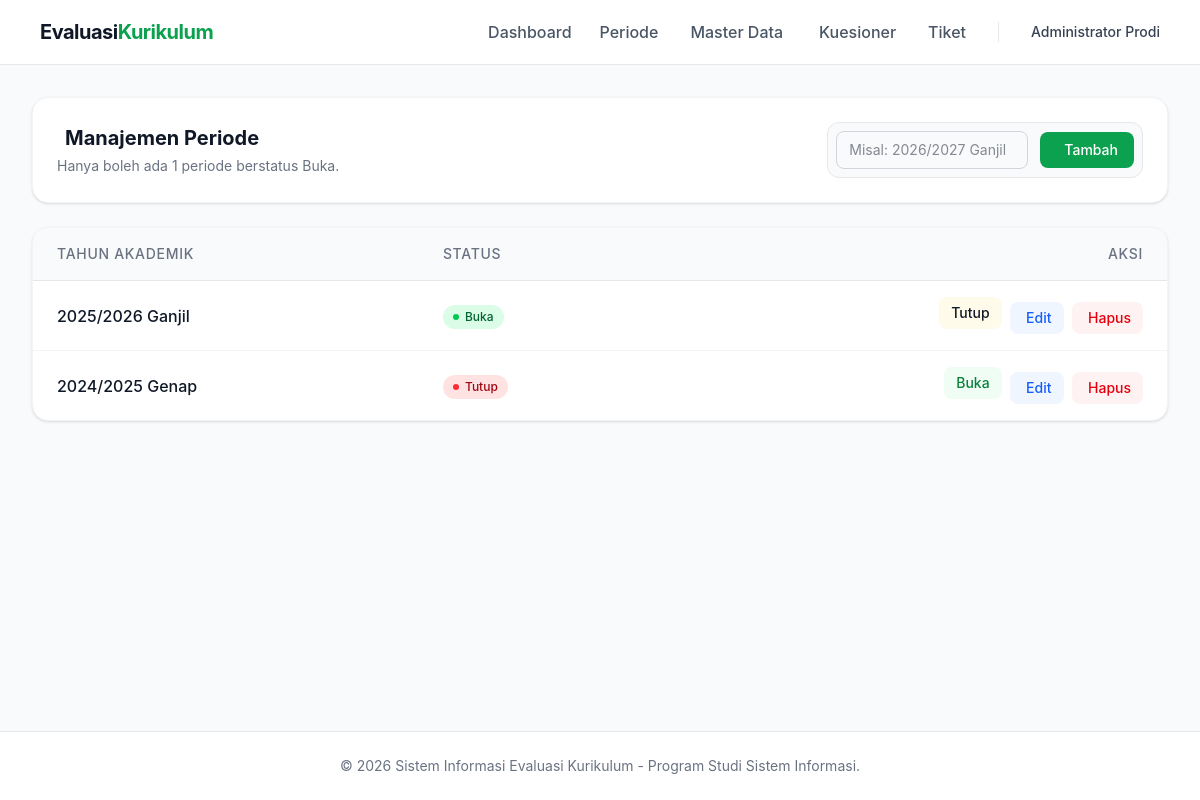
The app's page /admin/periode.php (signed in) with its own data.
### tables this page shows
CREATE TABLE `periode_evaluasi` (
  `id` int(11) NOT NULL AUTO_INCREMENT,
  `tahun_akademik` varchar(50) DEFAULT NULL,
  `status` enum('draft','buka','tutup') DEFAULT 'draft',
  `dibuat_pada` timestamp NOT NULL DEFAULT current_timestamp(),
  PRIMARY KEY (`id`)
);

### includes/helpers.php (called while the page is built, shortened)
<?php
function escape($string) {
    return htmlspecialchars($string ?? '', ENT_QUOTES, 'UTF-8');
}
?>

### admin/periode.php (the view, shortened to what this page needs)
<?php
require_once '../config/database.php';
require_once '../includes/helpers.php';
$stmt = $pdo->query("SELECT * FROM periode_evaluasi ORDER BY dibuat_pada DESC");
$periode_list = $stmt->fetchAll();
require_once '../includes/header.php';
?>
<div class="bg-white rounded-2xl shadow-sm border border-gray-100 p-6 mb-6">
    <div class="flex flex-col md:flex-row md:items-center justify-between gap-4">
        <div>
            <h2 class="text-xl font-bold text-gray-900 flex items-center gap-2"><i class="ph ph-calendar-blank text-brand-500"></i> Manajemen Periode</h2>
            <p class="text-sm text-gray-500 mt-1">Hanya boleh ada 1 periode berstatus Buka.</p>
        </div>
        <form action="" method="POST" class="flex items-center gap-3 bg-gray-50 p-2 rounded-xl border border-gray-200">
            <input type="text" name="tahun_akademik" class="px-3 py-2 border border-gray-300 rounded-lg text-sm focus:ring-2 focus:ring-brand-500 focus:border-brand-500 outline-none w-48" placeholder="Misal: 2026/2027 Ganjil" required>
            <button type="submit" class="bg-brand-500 hover:bg-brand-600 text-white px-4 py-2 rounded-lg text-sm font-medium transition-colors flex items-center gap-2 whitespace-nowrap">
                <i class="ph ph-plus-circle"></i> Tambah
            </button>
        </form>
    </div>
</div>
<div class="bg-white rounded-2xl shadow-sm border border-gray-100 overflow-hidden">
    <div class="overflow-x-auto">
        <table class="w-full text-left border-collapse">
            <thead>
                <tr class="bg-gray-50 border-b border-gray-200 text-sm text-gray-500 uppercase tracking-wider">
                    <th class="px-6 py-4 font-medium">Tahun Akademik</th>
                    <th class="px-6 py-4 font-medium">Status</th>
                    <th class="px-6 py-4 font-medium text-right">Aksi</th>
                </tr>
            </thead>
            <tbody class="divide-y divide-gray-100">
                <?php foreach ($periode_list as $p): ?>
                    <tr class="hover:bg-gray-50 transition-colors">
                        <td class="px-6 py-4 text-gray-900 font-medium"><?= escape($p['tahun_akademik']) ?></td>
                        <td class="px-6 py-4">
                            <?php if ($p['status'] === 'buka'): ?>
                                <span class="inline-flex items-center gap-1.5 px-2.5 py-1 rounded-full text-xs font-medium bg-green-100 text-green-800">
                                    <span class="w-1.5 h-1.5 rounded-full bg-green-500"></span> Buka
                                </span>
                            <?php elseif ($p['status'] === 'tutup'): ?>
                                <span class="inline-flex items-center gap-1.5 px-2.5 py-1 rounded-full text-xs font-medium bg-red-100 text-red-800">
                                    <span class="w-1.5 h-1.5 rounded-full bg-red-500"></span> Tutup
                                </span>
                            <?php else: ?>
                                <span class="inline-flex items-center gap-1.5 px-2.5 py-1 rounded-full text-xs font-medium bg-gray-100 text-gray-700">
                                    <span class="w-1.5 h-1.5 rounded-full bg-gray-400"></span> Draft
                                </span>
                            <?php endif; ?>
                        </td>
                        <td class="px-6 py-4 text-right whitespace-nowrap">
                            <form action="" method="POST" class="inline-block">
                                <?php if ($p['status'] !== 'buka'): ?>
                                    <button type="submit" onclick="return confirm('Buka periode ini?')" class="text-brand-600 hover:text-brand-800 bg-brand-50 hover:bg-brand-100 px-3 py-1.5 rounded-lg text-sm font-medium transition-colors">Buka</button>
                                <?php else: ?>
                                    <button type="submit" onclick="return confirm('Tutup periode ini?')" class="text-amber-700 hover:text-amber-900 bg-amber-50 hover:bg-amber-100 px-3 py-1.5 rounded-lg text-sm font-medium transition-colors">Tutup</button>
                                <?php endif; ?>
                            </form>
                            <button type="button" onclick="bukaModalEditPeriode(<?= $p['id'] ?>, '<?= htmlspecialchars(escape($p['tahun_akademik']), ENT_QUOTES) ?>')" class="ml-1 text-blue-600 hover:text-blue-800 bg-blue-50 hover:bg-blue-100 px-3 py-1.5 rounded-lg text-sm font-medium transition-colors inline-flex items-center gap-1">
                                <i class="ph ph-pencil-simple"></i> Edit
                            </button>
                            <form action="" method="POST" class="inline-block ml-1" onsubmit="return confirm('Hapus periode ini secara permanen?')">
                                <button type="submit" class="text-red-600 hover:text-red-800 bg-red-50 hover:bg-red-100 px-3 py-1.5 rounded-lg text-sm font-medium transition-colors inline-flex items-center gap-1">
                                    <i class="ph ph-trash"></i> Hapus
                                </button>
                            </form>
                        </td>
                    </tr>
                <?php endforeach; ?>
            </tbody>
        </table>
    </div>
</div>
<?php require_once '../includes/footer.php'; ?>

### assets/css/style.css (style rules this page uses)
body { font-family: 'Inter', sans-serif; background-color: #f9fafb; color: #111827; }

### includes/header.php (style rules this page uses)
body { font-family: 'Inter', sans-serif; background-color: #f9fafb; color: #111827; }

### records on screen
periode_evaluasi: tahun_akademik "2025/2026 Ganjil", status "buka" (drawn)
periode_evaluasi: tahun_akademik "2024/2025 Genap", status "tutup" (drawn)

### other values on screen
$_SESSION['user_name'] "Administrator Prodi"
